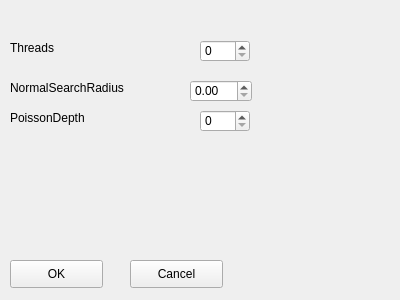
<?xml version="1.0" encoding="UTF-8"?>
<ui version="4.0">
 <class>Poisson_Reconstruction_Dialog</class>
 <widget class="QWidget" name="Poisson_Reconstruction_Dialog">
  <property name="geometry">
   <rect>
    <x>0</x>
    <y>0</y>
    <width>400</width>
    <height>300</height>
   </rect>
  </property>
  <property name="windowTitle">
   <string>Poisson Reconstruction Setup</string>
  </property>
  <widget class="QSpinBox" name="spinBox_threads">
   <property name="geometry">
    <rect>
     <x>200</x>
     <y>40</y>
     <width>50</width>
     <height>22</height>
    </rect>
   </property>
  </widget>
  <widget class="QDoubleSpinBox" name="doubleSpinBox_NormalSearchRadius">
   <property name="geometry">
    <rect>
     <x>190</x>
     <y>80</y>
     <width>62</width>
     <height>22</height>
    </rect>
   </property>
  </widget>
  <widget class="QLabel" name="label_threads">
   <property name="geometry">
    <rect>
     <x>10</x>
     <y>40</y>
     <width>51</width>
     <height>16</height>
    </rect>
   </property>
   <property name="text">
    <string>Threads</string>
   </property>
  </widget>
  <widget class="QLabel" name="label_NormalSearchRadius">
   <property name="geometry">
    <rect>
     <x>10</x>
     <y>80</y>
     <width>151</width>
     <height>16</height>
    </rect>
   </property>
   <property name="text">
    <string>NormalSearchRadius</string>
   </property>
  </widget>
  <widget class="QLabel" name="label_PoissonDepth">
   <property name="geometry">
    <rect>
     <x>10</x>
     <y>110</y>
     <width>101</width>
     <height>16</height>
    </rect>
   </property>
   <property name="text">
    <string>PoissonDepth</string>
   </property>
  </widget>
  <widget class="QSpinBox" name="spinBox_PoissonDepth">
   <property name="geometry">
    <rect>
     <x>200</x>
     <y>110</y>
     <width>50</width>
     <height>22</height>
    </rect>
   </property>
  </widget>
  <widget class="QPushButton" name="pushButton_OK">
   <property name="geometry">
    <rect>
     <x>10</x>
     <y>260</y>
     <width>93</width>
     <height>28</height>
    </rect>
   </property>
   <property name="text">
    <string>OK</string>
   </property>
  </widget>
  <widget class="QPushButton" name="pushButton_Cancel">
   <property name="geometry">
    <rect>
     <x>130</x>
     <y>260</y>
     <width>93</width>
     <height>28</height>
    </rect>
   </property>
   <property name="text">
    <string>Cancel</string>
   </property>
  </widget>
 </widget>
 <resources/>
 <connections/>
</ui>
